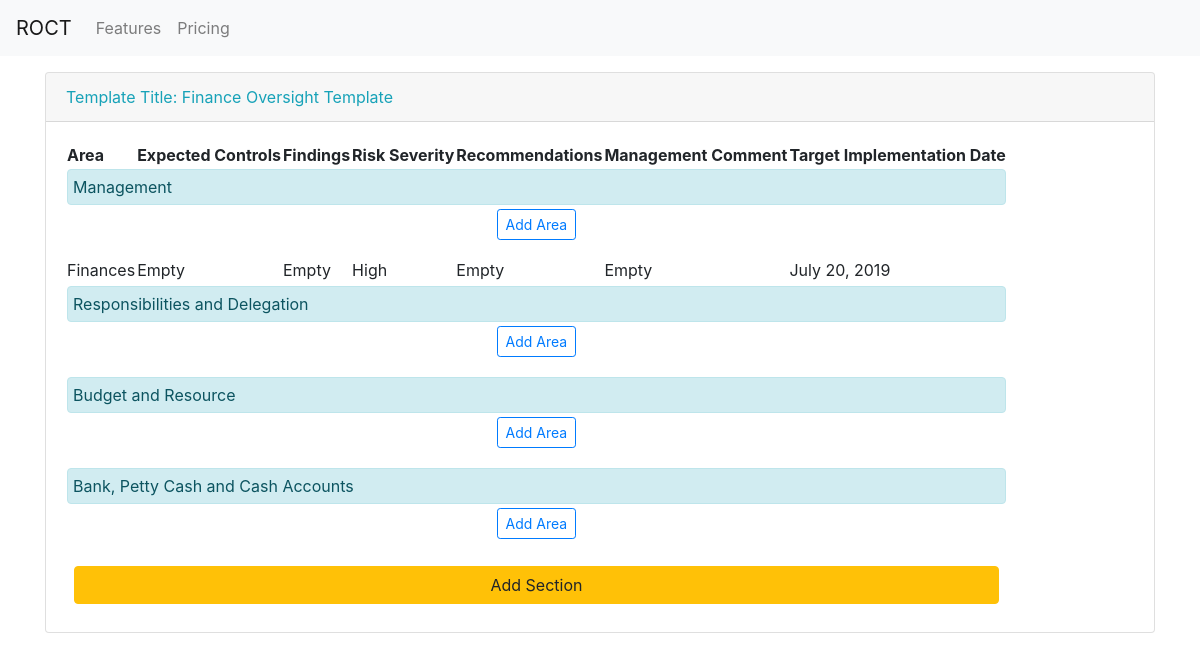
Page /edit/1 on the earlier database version.
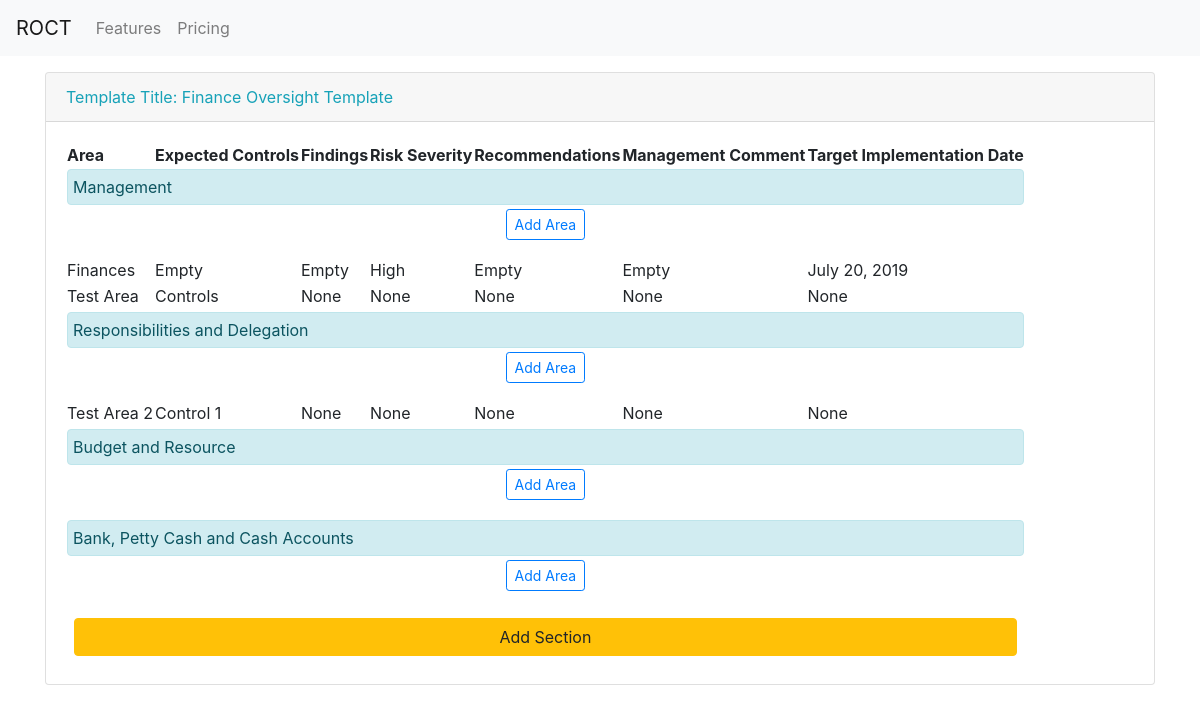
Same page on the later database version.
### core/models.py (models this page shows, shortened)
class Section(models.Model):
    section_name = models.CharField(max_length=100, verbose_name="Section name")
    template = models.ManyToManyField("Template", verbose_name="template")
    class Meta:
        verbose_name = "Section"

class Area(models.Model):
    risk_choices = (
        ("High", "high"),
        ("Medium", "medium"),
        ("Low", "low"),
    )
    area_name = models.CharField(max_length=100, verbose_name="Area name", null=True)
    expected_controls = models.CharField(max_length=500, verbose_name="Expected Controls", null=True)
    findings = models.CharField(max_length=100, verbose_name="Findings", null=True)
    risk = models.CharField(max_length=50, choices=risk_choices, verbose_name="Risk Severity", null=True)
    recommendation = models.CharField(max_length=500, verbose_name="Recommendation", null=True)
    comment = models.CharField(max_length=500, verbose_name="Management Comment", null=True)
    implementation_date = models.DateField(auto_now_add=False, verbose_name="Target Implementation Date", null=True)
    section = models.ForeignKey("Section", verbose_name="Section", on_delete=models.CASCADE, null=True)
    template = models.ManyToManyField("Template", verbose_name="Oversight Mission",null=True)
    class Meta:
        verbose_name = "Area"

### core/views.py (the view)
# urls.py: path('edit/<int:template_id>', editTemplate ,name="edit_template"),
def editTemplate(request, template_id):
    section_form = AddSectionForm
    area_form = AddAreaForm
    template = Template.objects.get(pk=template_id)
    sections = Section.objects.filter(template__id = template_id)
    areas = Area.objects.all()
    context = {
        "section_form":section_form,
        "area_form":area_form,
        "template":template,
        "sections":sections,
        "areas":areas,
    }
    if request.method == "POST":
        section_form = AddSectionForm(request.POST)
        area_form = AddAreaForm(request.POST)
        if section_form.is_valid():
            print("Request _section")
            section_name = section_form.cleaned_data.get("section_name")
            section = Section.objects.create(section_name = section_name)
            section.template.add(template) #many to many rel-ship
            return redirect("edit_template", template_id=template.id)
        else:
            section_form = AddSectionForm
        if area_form.is_valid():
            area_name = area_form.cleaned_data.get("area_name")
            expected_controls = area_form.cleaned_data.get("expected_controls")
            print(request.POST.copy()["section_id"])
            section = Section.objects.get(pk=request.POST.copy()["section_id"])
            area = Area.objects.create(area_name = area_name, expected_controls = expected_controls, section=section)
            print(area)
            return redirect("edit_template", template_id=template.id)
    else:
        return render(request, "core/edit_template.html", context)

### core/templates/core/edit_template.html (shortened to what this page needs)
{% extends "core/base.html" %}
{% load crispy_forms_tags %}
{% load widget_tweaks %}
{% load static %}
{% block content %}
<div class="container">
    <div class="card mt-3 mb-4">
        <div class="card-header text-info">Template Title: {{ template.template_name }}</div>
        <div class="card-body">
            <table id="{{ template.id }}" data-order="[]" class="display bordered" >
                <thead>
                    <tr>
                        <th>Area   </th>
                        <th> Expected Controls</th>
                        <th>Findings</th>
                        <th>Risk Severity</th>
                        <th>Recommendations</th>
                        <th>Management Comment</th>
                        <th>Target Implementation Date</th>
                    </tr>
                </thead>
                <tbody>
                    {% for section in sections %}
                    <tr>
                        <td colspan="7">
                            <div class="alert alert-info mb-1 " style="padding: 5px !important">{{ section.section_name }}
                            </div>
                            <div class="text-center mb-3 mt-0">
                            <button class="btn btn-outline-primary btn-sm" data-toggle="collapse" data-target="#form-{{ section.id }}">Add Area</button>
                            </div>
                        </td>
                        <td></td>
                        <td></td>
                        <td></td>
                        <td></td>
                        <td></td>
                        <td></td>
                    </tr>
                    {% for area in areas %}
                        {% if area.section == section %}
                        <tr>
                        <td>{{ area.area_name }}</td>
                        <td>{{ area.expected_controls }}</td>
                        <td>{{ area.findings }}</td>
                        <td>{{ area.risk }}</td>
                        <td>{{ area.recommendation }}</td>
                        <td>{{ area.comment }}</td>
                        <td>{{ area.implementation_date }}</td>
                    </tr>
                        {% endif %}
                    {% endfor %}
                    <tr>
                        <td colspan="7" class="text-center" valign = "top" style="left: 0">
                        </td>
                        <td></td>
                        <td></td>
                        <td></td>
                        <td></td>
                        <td></td>
                        <td></td>
                    </tr>
                    {% endfor %}
                    <tr>
                        <td colspan="7" class="text-center p-2">
                            <button class="btn btn-warning btn-block" data-toggle="collapse"
                                data-target="#add-section-{{ template.id }}">Add Section</button>
                        </td>
                        <td></td>
                        <td></td>
                        <td></td>
                        <td></td>
                        <td></td>
                        <td></td>
                    </tr>
                </tbody>
            </table>
        </div>
    </div>
</div>
{% endblock %}

Differences in the rows shown:
added Area: area_name "Test Area", expected_controls "Controls", findings "None", risk "None", recommendation "None", comment "None", implementation_date "None", shown under Section "Management"
added Area: area_name "Test Area 2", expected_controls "Control 1", findings "None", risk "None", recommendation "None", comment "None", implementation_date "None", shown under Section "Responsibilities and Delegation"
